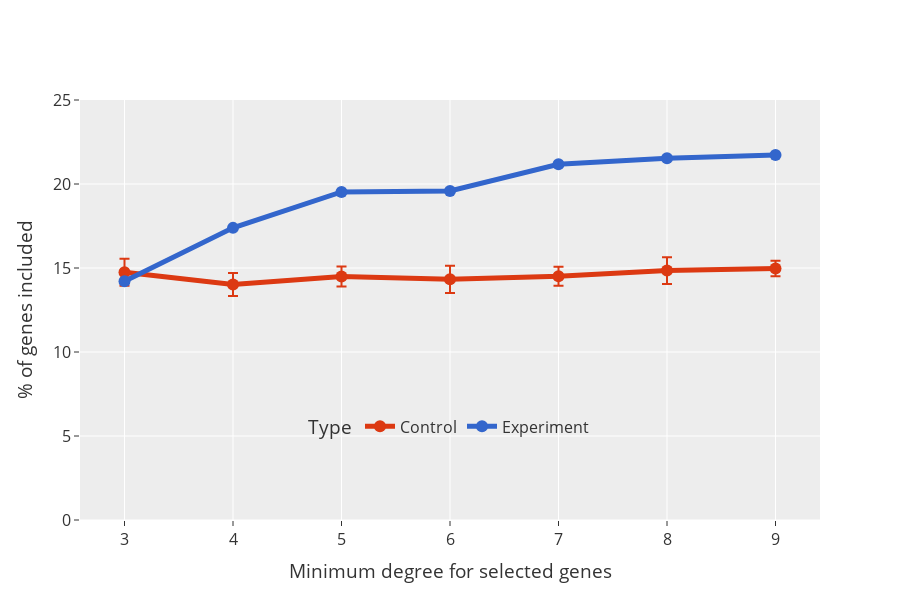

Notebook source saved alongside this figure:
### Code cell
fig = px.line(
    comb_chgs,
    x="TF_edges",
    y="Prct_mean",
    error_y="Prct_std",
    color="Type",
    color_discrete_map=color_map,
    markers=True,
    title="% TF used in calculating the MEV",
    height=600,
)
fig.update_layout(
    legend=dict(
        orientation="h",
        # title="Type",
        yanchor="bottom",
        y=0.18,
        xanchor="center",
        x=0.5,
        bgcolor="rgba(0,0,0,0)",
        font=dict(size=16),
    ),
    title="",
    xaxis=dict(
        tickfont=dict(size=16),
        title_font=dict(
            size=16,
        ),
        title="Minimum degree for selected genes",
    ),
    yaxis=dict(
        tickfont=dict(size=16),
        title_font=dict(
            size=16,
        ),
        title="% of genes included",
        range=[0, 25],
    ),
    font=dict(size=16),
)
# fig = fig.update_yaxes(title_text="% of genes included", range=[0, 105], tickfont=dict(size=14), title_font=dict(size=16))
fig.update_traces(line_width=5, marker_size=12, error_y=dict(width=5))
save_fig(name="ctrls_min_dig_mev", fig=fig, base_path=figures_path, width=1200, height=600)
fig.show()

### Figure 1 — Plotly figure (JSON) as saved in the notebook; plotly's stock layout.template omitted (floating-point values rounded to 4 significant figures)
{"data": [{"error_y": {"array": [0.8084, 0.6866, 0.5972, 0.8073, 0.5583, 0.8002, 0.4647], "width": 5}, "hovertemplate": "Type=Control<br>TF_edges=%{x}<br>Prct_mean=%{y}<extra></extra>", "legendgroup": "Control", "line": {"color": "#DC3912", "dash": "solid", "width": 5}, "marker": {"size": 12, "symbol": "circle"}, "mode": "lines+markers", "name": "Control", "orientation": "v", "showlegend": true, "type": "scatter", "x": ["3", "4", "5", "6", "7", "8", "9"], "xaxis": "x", "y": [14.75, 14.02, 14.5, 14.33, 14.51, 14.84, 14.97], "yaxis": "y"}, {"error_y": {"array": [0, 0, 0, 0, 0, 0, 0], "width": 5}, "hovertemplate": "Type=Experiment<br>TF_edges=%{x}<br>Prct_mean=%{y}<extra></extra>", "legendgroup": "Experiment", "line": {"color": "#3366CC", "dash": "solid", "width": 5}, "marker": {"size": 12, "symbol": "circle"}, "mode": "lines+markers", "name": "Experiment", "orientation": "v", "showlegend": true, "type": "scatter", "x": ["3", "4", "5", "6", "7", "8", "9"], "xaxis": "x", "y": [14.22, 17.39, 19.52, 19.59, 21.17, 21.54, 21.72], "yaxis": "y"}], "layout": {"font": {"size": 16}, "height": 600, "legend": {"bgcolor": "rgba(0,0,0,0)", "font": {"size": 16}, "orientation": "h", "title": {"text": "Type"}, "tracegroupgap": 0, "x": 0.5, "xanchor": "center", "y": 0.18, "yanchor": "bottom"}, "title": {"text": ""}, "xaxis": {"anchor": "y", "domain": [0, 1], "tickfont": {"size": 16}, "title": {"text": "Minimum degree for selected genes"}}, "yaxis": {"anchor": "x", "domain": [0, 1], "range": [0, 25], "tickfont": {"size": 16}, "title": {"text": "% of genes included"}}}}
